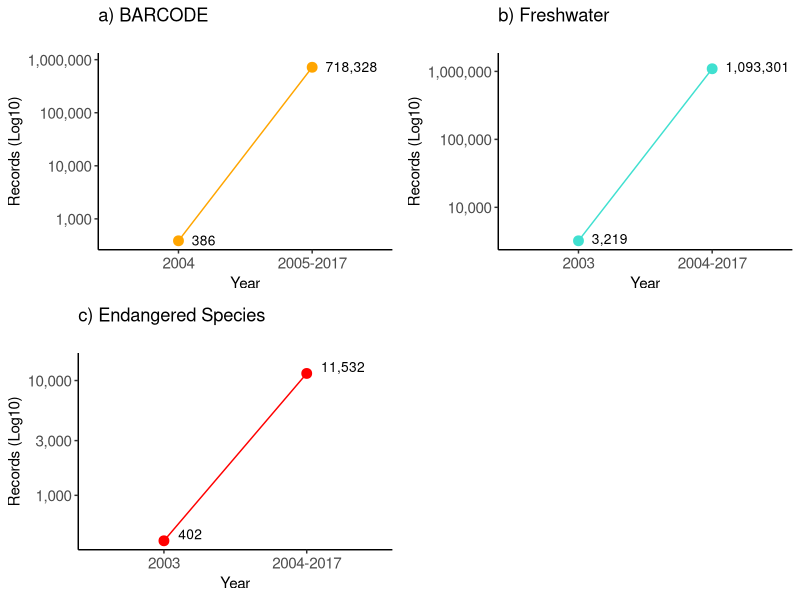

R code for this plot:
library(reshape2)
library(ggplot2)
library(gridExtra)
library(scales)

#June 26, 2018 by Teresita M. Porter

# deposited records in 2003/2004 vs 2004/2005-2017
# Read in file
df<-read.csv("FS2.csv",header=TRUE)

# Just keep columns for fig SF2a
df2<-df[,c(1,3)]

#melt to use ggplot and get group
df2.long <- melt(df2, id.vars="Year")

#rename x axis labels here
df2.long$Year <- factor(df2.long$Year,
                   levels=c("2003_2004","2004_2017"),
                   labels=c("2004","2005-2017"))

# Just keep columns for fig SF2b
df3 <- df[,c(1,4)]

#melt to use ggplot and get group
df3.long <- melt(df3, id.vars="Year")

#rename x axis labels here
df3.long$Year <- factor(df3.long$Year,
                        levels=c("2003_2004","2004_2017"),
                        labels=c("2003","2004-2017"))

# Just keep columns for fig SF2c
df4 <- df[,c(1,5)]

#melt to use ggplot and get group
df4.long <- melt(df4, id.vars="Year")

#rename x axis labels here
df4.long$Year <- factor(df4.long$Year,
                        levels=c("2003_2004","2004_2017"),
                        labels=c("2003","2004-2017"))

# Create line plots with one series each
SF2a<-ggplot(df2.long,aes(x=Year,y=value,group=variable)) +
  ggtitle("a) BARCODE\n") +
  theme_bw() +
  theme(panel.border = element_blank(),
        panel.grid.major = element_blank(), 
        panel.grid.minor = element_blank(),
        axis.line = element_line(colour = "black"),
        axis.title = element_text(size=11),
        axis.text = element_text(size=11),
        legend.position="bottom",
        legend.title=element_blank(),
        legend.text=element_text(size=11)) +
  geom_text(aes(label=comma(value)),hjust=0,vjust=1, nudge_x=0.1, nudge_y=0.1, color="black", size=3.5) +
  geom_line(color="orange") +
  geom_point(size=3, color="orange") +
  xlab("Year") +
  ylab("Records (Log10)") +
  scale_y_log10(label=comma)

SF2b<-ggplot(df3.long,aes(x=Year,y=value,group=variable)) +
  ggtitle("b) Freshwater\n") +
  theme_bw() +
  theme(panel.border = element_blank(),
        panel.grid.major = element_blank(), 
        panel.grid.minor = element_blank(),
        axis.line = element_line(colour = "black"),
        axis.title = element_text(size=11),
        axis.text = element_text(size=11),
        legend.position="bottom",
        legend.title=element_blank(),
        legend.text=element_text(size=11)) +
  geom_text(aes(label=comma(value)),hjust=0,vjust=1, nudge_x=0.1, nudge_y=0.1, color="black", size=3.5) +
  geom_line(color="turquoise") +
  geom_point(size=3, color="turquoise") +
  xlab("Year") +
  ylab("Records (Log10)") +
  scale_y_log10(label=comma)

SF2c<-ggplot(df4.long,aes(x=Year,y=value,group=variable)) +
  ggtitle("c) Endangered Species\n") +
  theme_bw() +
  theme(panel.border = element_blank(),
        panel.grid.major = element_blank(), 
        panel.grid.minor = element_blank(),
        axis.line = element_line(colour = "black"),
        axis.title = element_text(size=11),
        axis.text = element_text(size=11),
        legend.position="bottom",
        legend.title=element_blank(),
        legend.text=element_text(size=11)) +
  geom_text(aes(label=comma(value)),hjust=0,vjust=1, nudge_x=0.1, nudge_y=0.1, color="black", size=3.5) +
  geom_line(color="red") +
  geom_point(size=3, color="red") +
  xlab("Year") +
  ylab("Records (Log10)") +
  scale_y_log10(label=comma)

SF2d<-ggplot(df2.long, aes(x = Year, y = value)) + 
  geom_blank() + 
  theme_void()

#define subplot layout
lay <- rbind(c(1,2),
             c(3,4))

pdf("SFig2.pdf")	
grid.arrange(SF2a, SF2b, SF2c, SF2d, layout_matrix=lay)
dev.off()
